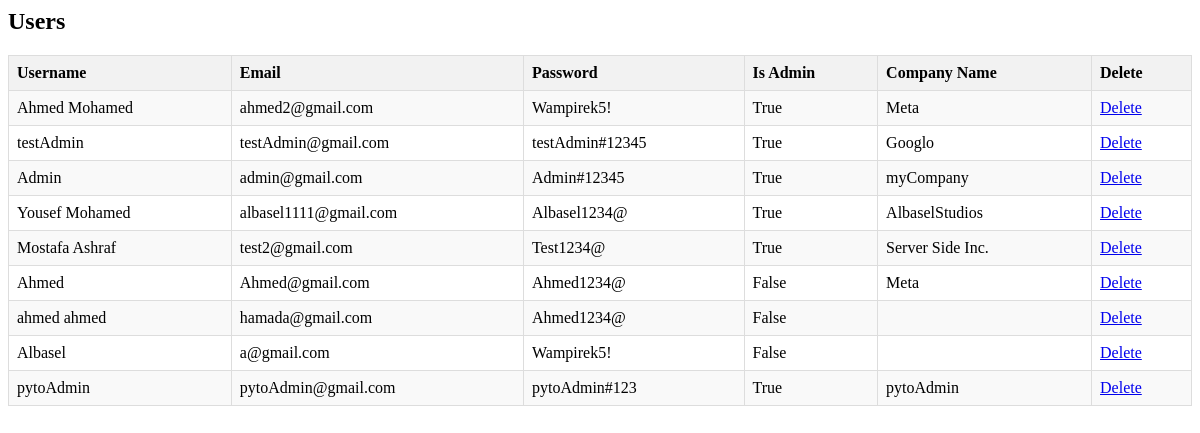
Before: /allusers with the older database file.
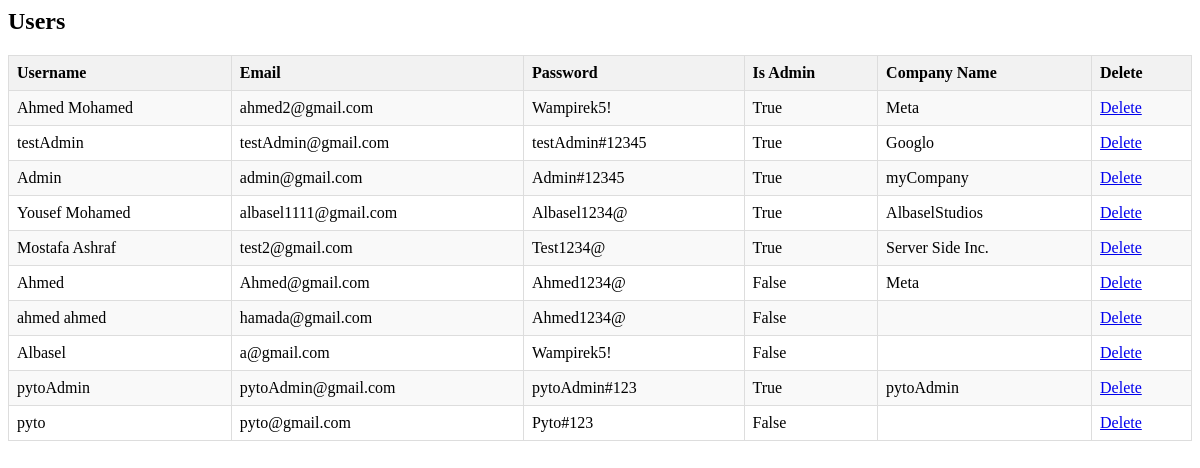
After: the same page with the newer database file.
### authentication/models.py (models this page shows, shortened)
class User(models.Model):
    username = models.CharField(max_length=255)
    email = models.EmailField(unique=True)
    password = models.CharField(max_length=255)
    is_company_admin = models.BooleanField(default=False)
    company_name = models.CharField(max_length=255, null=True, default="N/A")
    current_job = models.CharField(max_length=255,null=True,blank=True, default="N/A")
    resume_link = models.CharField(max_length=255,null=True,blank=True, default="N/A")
    picture_link = models.CharField(max_length=255,null=True,blank=True, default="N/A")
    skills = models.CharField(max_length=255,null=True,blank=True, default="N/A")
    profile_description = models.CharField(max_length=255,null=True,blank=True, default="N/A")

### authentication/views.py (the view)
# urls.py: path('allusers', views.view_users, name='view_users'),
def view_users(request):
    template =loader.get_template('view_users.html')
    allUsrs=User.objects.all().values()
    context={
        'User':allUsrs
    }
    return HttpResponse(template.render(context,request))

### templates/view_users.html (shortened to what this page needs)
{% block content %}
<h2>Users</h2>
<table>
    <tr>
        <th>Username</th>
        <th>Email</th>
        <th>Password</th>
        <th>Is Admin</th>
        <th>Company Name</th>
        <th>Delete</th>
    </tr>
    {% for user in User %}
    <tr>
        <td>{{ user.username }}</td>
        <td>{{ user.email }}</td>
        <td>{{ user.password }}</td>
        <td>{{ user.is_company_admin }}</td>
        <td>{{ user.company_name }}</td>
        <td><a href="{% url 'delete_user' user.id %}">Delete</a></td>
    </tr>
    {% endfor %}
</table>
{% endblock %}

Changed rows visible on the page:
added User: username "pyto", email "pyto@gmail.com", password "Pyto#123", is_company_admin "False"
